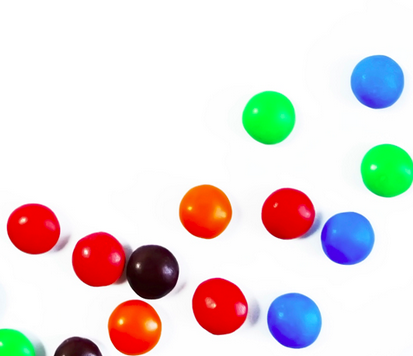
#> input picture OpenCV/data/smarties.png, 413 x 356 px, found by its file name
$ python morphological_operations.py
#> lines starting #> are read from the running program, lines starting #| are printed output that depends on the picture; after the words box and inside, x2 and y2 are one past the last pixel; in counts of white or black regions, pixels touching at a corner belong together
# Program to demonstrate the morphological operations to perform on binary images

import cv2
from matplotlib import pyplot as plt
import numpy as np

# Read the image in grayscale and threshold it (pre-processing) to perform morrphological operations
img = cv2.imread(
    '/home/bharath/Learn_Code_Experiment/OpenCV/data/smarties.png', 0)
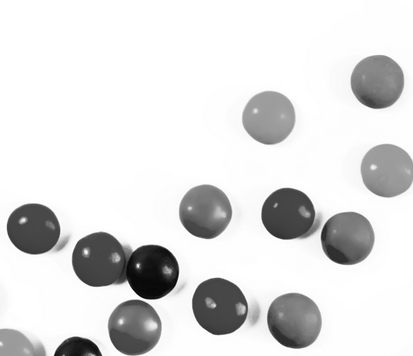
#> img: shape (356, 413); min 4, max 255, mean 222.6
_, mask = cv2.threshold(img, 220, 255, cv2.THRESH_BINARY_INV)
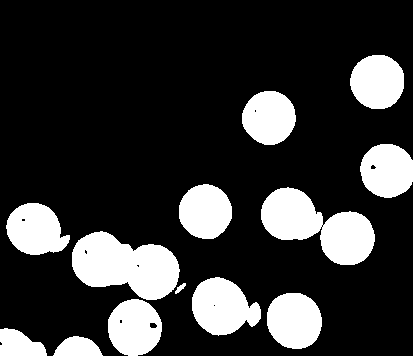
#> mask: shape (356, 413); 20.9% white; 13 white regions, largest, box (x1, y1, x2, y2) and area: (72, 231, 180, 300) 4953, (261, 187, 375, 265) 4823, (192, 277, 261, 336) 2806

# A kernal (structural element) that is used to carry out the operation.
kernal = np.ones((3, 3), np.uint8)

# Different morphological operations and their arguments.
dilation = cv2.dilate(mask, kernal, iterations=1)
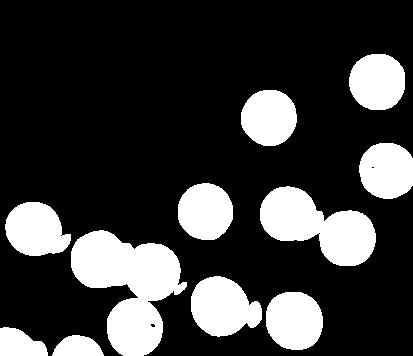
#> dilation: shape (356, 413); 22.9% white; 11 white regions, largest, box (x1, y1, x2, y2) and area: (71, 230, 187, 356) 8063, (260, 186, 376, 266) 5269, (191, 276, 262, 337) 3090
erosion = cv2.erode(mask, kernal, iterations=1)
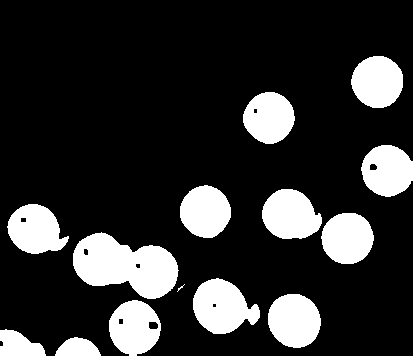
#> erosion: shape (356, 413); 18.9% white; 14 white regions (1 under 20 px), largest, box (x1, y1, x2, y2) and area: (73, 232, 179, 299) 4551, (193, 278, 260, 334) 2521, (262, 189, 322, 239) 2257
# erosion and then dilation
opening = cv2.morphologyEx(mask, cv2.MORPH_OPEN, kernal)
#> opening: shape (356, 413); 20.9% white; 13 white regions, largest, box (x1, y1, x2, y2) and area: (72, 231, 180, 300) 4953, (261, 188, 375, 265) 4819, (192, 277, 261, 335) 2801
# dilation and then erosion
closing = cv2.morphologyEx(mask, cv2.MORPH_CLOSE, kernal)
#> closing: shape (356, 413); 20.9% white; 11 white regions, largest, box (x1, y1, x2, y2) and area: (72, 231, 186, 356) 7452, (261, 187, 375, 265) 4839, (192, 277, 261, 336) 2812
# Blackhat = (closing and input image)
mbh = cv2.morphologyEx(mask, cv2.MORPH_BLACKHAT, kernal)
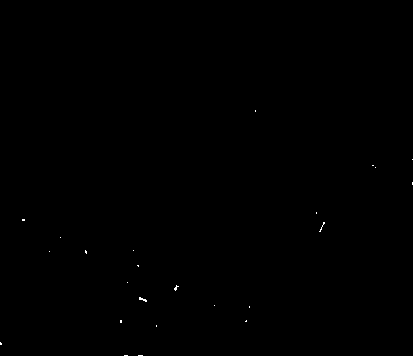
#> mbh: shape (356, 413); 0.07% white in thin lines or dots, all inside (x1, y1, x2, y2) = (0, 110, 413, 356)
# Gradient = (dilation - erosion)
mg = cv2.morphologyEx(mask, cv2.MORPH_GRADIENT, kernal)
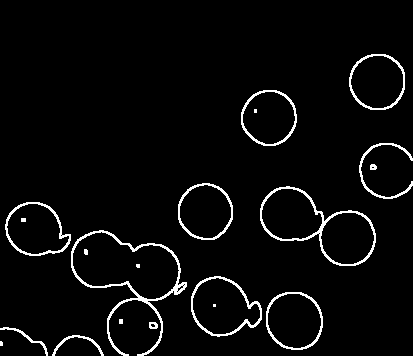
#> mg: shape (356, 413); 4% white in thin lines or dots, all inside (x1, y1, x2, y2) = (0, 54, 413, 356)

titles = ['img', 'mask', 'dilation', 'erosion',
          'opening', 'closing', 'mbh', 'mg']
images = [img, mask, dilation, erosion, opening, closing, mbh, mg]

for i in range(8):
    plt.subplot(4, 4, i+1)
    plt.imshow(images[i], 'gray')
    plt.title(titles[i])
    plt.xticks([]), plt.yticks([])

plt.show()
